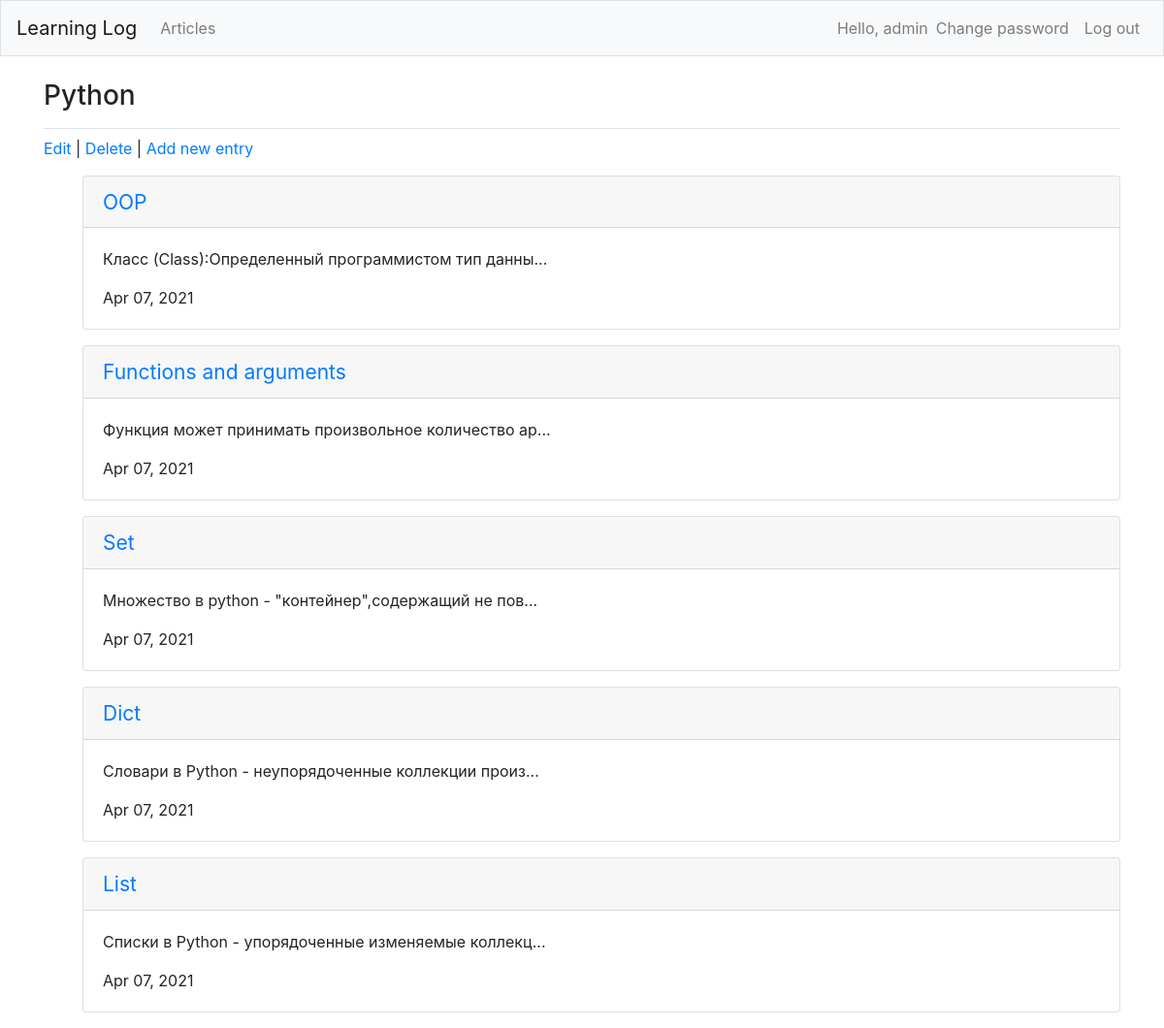
The page /articles/14/ (signed in) on the database its author committed.
### users/models.py (models this page shows)
class CustomUser(AbstractUser):
    age = models.PositiveIntegerField(null=True, blank=True)

### articles/models.py (models this page shows, shortened)
class Article(models.Model):
    title = models.CharField(max_length=255)
    body = models.TextField()
    date = models.DateTimeField(auto_now_add=True)
    author = models.ForeignKey(get_user_model(), on_delete=models.CASCADE,)
    class Meta:
        ordering = ['-date']

class Entry(models.Model):
    article = models.ForeignKey(Article, on_delete=models.CASCADE, related_name='entries')
    title = models.CharField(max_length=255)
    body = models.TextField()
    date = models.DateTimeField(auto_now_add=True)
    author = models.ForeignKey(get_user_model(), on_delete=models.CASCADE,)
    publish = models.DateTimeField(default=timezone.now)
    class Meta:
        ordering = ('-publish',)
        verbose_name_plural = 'Entries'
    def __str__(self):
        if len(self.body) > 50:
            return f'{self.body[:50]}...'
        else:
            return self.body

### articles/views.py (the view)
# urls.py: path('<int:pk>/', ArticleDetailView.as_view(), name='article_detail'),
class ArticleDetailView(LoginRequiredMixin, DetailView):
    model = Article
    template_name = 'article_detail.html'
    login_url = 'login'

### templates/article_detail.html (shortened to what this page needs)
{% extends 'base.html' %}
{% load bootstrap4 %}
{% block page_header %}
    <h3>{{ object.title }}</h3>
{% endblock page_header %}
{% block content %}
    <p>
        <a href="{% url 'article_edit' article.pk %}">Edit</a> |
        <a href="{% url 'article_delete' article.pk %}">Delete</a> |
        <a href="{% url 'entry_new' article.pk %}">Add new entry</a>
    </p>
    <ul>
        {% for entry in object.entries.all %}
            <div class="card mb-3">
                <h4 class="card-header">
                    <small><a href="{% url 'entry_detail' entry.pk %}">
                        {{entry.title}}
                    </a></small>
                </h4>
                <div class="card-body">
                    {{ entry|linebreaks }}
                    {{ entry.date|date:'M d, Y' }}
                </div>
            </div>
        {% empty %}
        <p>There are no entries for this topic yet.</p>
        {% endfor %}
    </ul>
{% endblock %}

### templates/base.html (shortened to what this page needs)
{% load bootstrap4 %}
<!DOCTYPE html>
<html lang="en">
<head>
    {% bootstrap_css %}
</head>
<body>
    <nav class="navbar navbar-expand-md navbar-light bg-light mb-4 border">
        <a class="navbar-brand" href="{% url 'home' %}">
            Learning Log
        </a>
        <div class="collapse navbar-collapse" id="navbarCollapse">
            <ul class="navbar-nav mr-auto">
                <li class="nav-item">
                    <a class="nav-link" href="{% url 'article_list' %}">Articles</a>
                </li>
            </ul>
            <ul class="navbar-nav ml-auto">
                {% if user.is_authenticated %}
                    <li class="nav-item">
                        <span class="navbar-text"}">
                            Hello, {{ user.username }}
                        </span>
                    </li>
                    <li class="nav-item">
                        <a class="nav-link" href="{% url 'password_change' %}">Change password</a>
                    </li>
                    <li class="nav-item">
                        <a class="nav-link" href="{% url 'logout' %}">Log out</a>
                    </li>
                {% endif %}
            </ul>
        </div>
    </nav>
    <main role="main" class="container">
        <div class="pb-2 mb-2 border-bottom">
            {% block page_header %}{% endblock page_header %}
        </div>
        <div>
            {% block content %}{% endblock content %}
        </div>
    </main>
</body>
</html>

### rows shown on the page
CustomUser: username "admin"
Article: title "Python"
Entry: title "OOP", body "Класс (Class):Определенный программистом тип данны...", date "Apr 07, 2021"
Entry: title "Functions and arguments", body "Функция может принимать произвольное количество ар...", date "Apr 07, 2021"
Entry: title "Set", body "Множество в python - \"контейнер\",содержащий не пов...", date "Apr 07, 2021"
Entry: title "Dict", body "Словари в Python - неупорядоченные коллекции произ...", date "Apr 07, 2021"
Entry: title "List", body "Списки в Python - упорядоченные изменяемые коллекц...", date "Apr 07, 2021"
